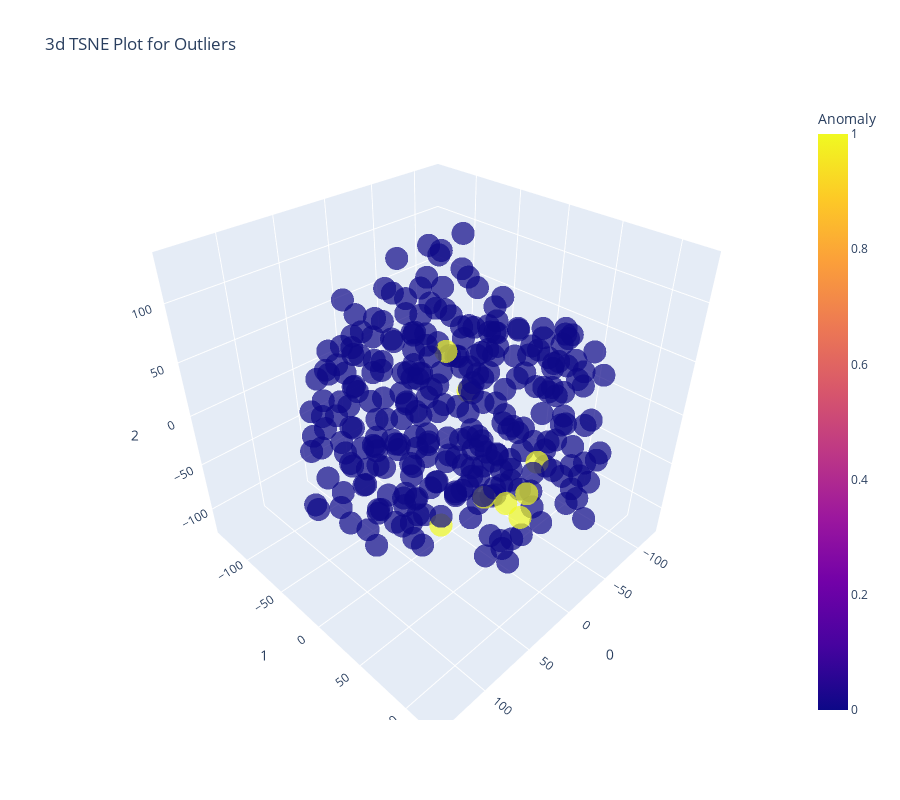

Here is the notebook cell this chart was saved with:
### Code cell
plot_model(svm)

### Figure 1 — Plotly figure (JSON) as saved in the notebook; plotly's stock layout.template omitted (floating-point values rounded to 4 significant figures; data arrays with more than 128 entries replaced by an {"elided": "..."} marker saying what was removed)
{"data": [{"customdata": {"elided": "295x1 int values"}, "hovertemplate": "0=%{x}<br>1=%{y}<br>2=%{z}<br>Feature=%{customdata[0]}<br>Anomaly=%{marker.color}<extra></extra>", "legendgroup": "", "marker": {"color": {"elided": "295 int values"}, "coloraxis": "coloraxis", "opacity": 0.7, "symbol": "circle"}, "mode": "markers", "name": "", "scene": "scene", "showlegend": false, "type": "scatter3d", "x": {"elided": "295 float values"}, "y": {"elided": "295 float values"}, "z": {"elided": "295 float values"}}], "layout": {"coloraxis": {"colorbar": {"title": {"text": "Anomaly"}}, "colorscale": [[0, "#0d0887"], [0.1111, "#46039f"], [0.2222, "#7201a8"], [0.3333, "#9c179e"], [0.4444, "#bd3786"], [0.5556, "#d8576b"], [0.6667, "#ed7953"], [0.7778, "#fb9f3a"], [0.8889, "#fdca26"], [1, "#f0f921"]]}, "height": 800, "legend": {"tracegroupgap": 0}, "scene": {"domain": {"x": [0, 1], "y": [0, 1]}, "xaxis": {"title": {"text": "0"}}, "yaxis": {"title": {"text": "1"}}, "zaxis": {"title": {"text": "2"}}}, "title": {"text": "3d TSNE Plot for Outliers"}, "width": 900}}
